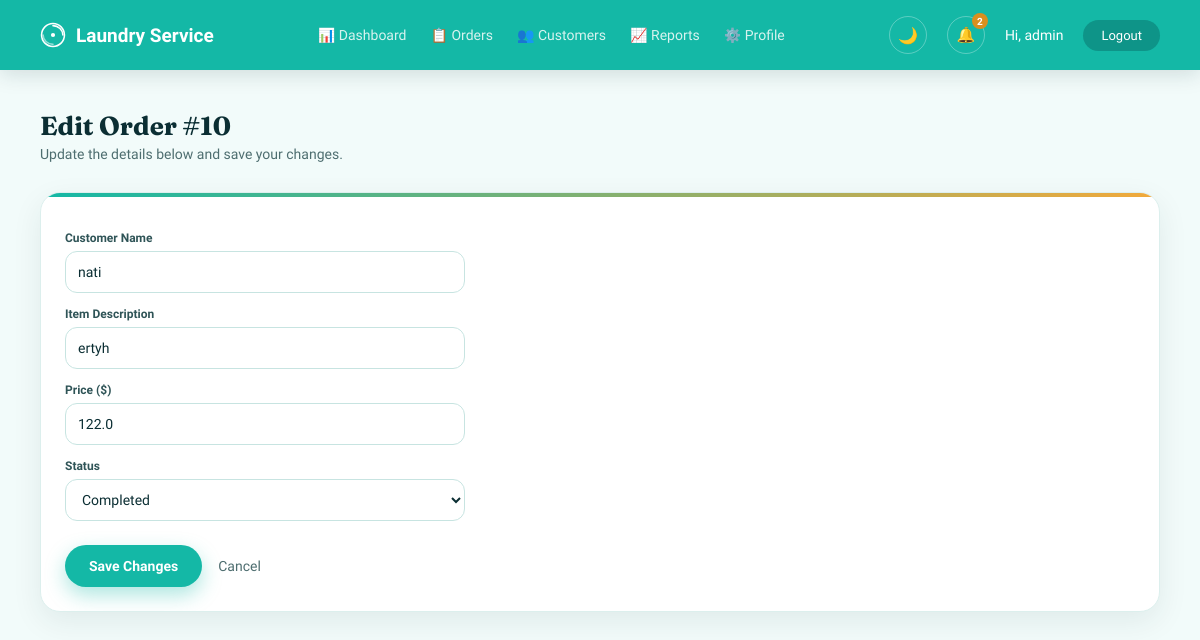
Screenshot of /orders/10/edit (signed in) with the database file from the repository.
### tables this page shows
CREATE TABLE orders (
                id INTEGER PRIMARY KEY AUTOINCREMENT,
                customer_name TEXT NOT NULL,
                item_description TEXT NOT NULL,
                price REAL NOT NULL,
                status TEXT NOT NULL DEFAULT 'Pending',
                created_at TEXT DEFAULT CURRENT_TIMESTAMP
            , service_type TEXT DEFAULT 'Wash & Fold', weight REAL DEFAULT 0, payment_method TEXT DEFAULT 'Cash', pickup_address TEXT, delivery_address TEXT, pickup_date TEXT, delivery_date TEXT, notes TEXT);

### app.py (the view, shortened to what this page needs)
@app.route("/orders/<int:order_id>/edit", methods=["GET", "POST"])
@login_required
def edit_order(order_id):
    with get_db() as conn:
        order = conn.execute("SELECT * FROM orders WHERE id = ?", (order_id,)).fetchone()
    if order is None:
        flash("Order not found.")
        return redirect(url_for("orders"))
    return render_template("edit_order.html", order=order)

### app.py (called while the page is built)
@app.context_processor
def inject_csrf():
    if "csrf_token" not in session:
        session["csrf_token"] = secrets.token_hex(16)
    return {"csrf_token": session.get("csrf_token")}

def login_required(f):
    @wraps(f)
    def decorated_function(*args, **kwargs):
        if "username" not in session:
            flash("Please log in first.")
            return redirect(url_for("login"))
        return f(*args, **kwargs)
    return decorated_function

@app.context_processor
def inject_notifications():
    if "username" not in session:
        return {}
    with get_db() as conn:
        unread_count = conn.execute("SELECT COUNT(*) FROM notifications WHERE is_read = 0").fetchone()[0]
        recent_notifications = conn.execute("SELECT * FROM notifications ORDER BY id DESC LIMIT 5").fetchall()
    return {
        "unread_count": unread_count,
        "recent_notifications": recent_notifications,
    }

### database.py (called while the page is built)
def get_connection():
    conn = sqlite3.connect(DB_NAME)
    conn.row_factory = sqlite3.Row
    return conn

@contextmanager
def get_db():
    conn = get_connection()
    try:
        yield conn
        conn.commit()
    except Exception:
        conn.rollback()
        raise
    finally:
        conn.close()

### templates/edit_order.html (shortened to what this page needs)
{% extends "base.html" %}
{% block extra_styles %}
<link rel="stylesheet" href="{{ url_for('static', filename='dashboard.css') }}">
{% endblock %}
{% block content %}
{% include "_navbar.html" %}
<div class="dashboard-content">
    <h1>Edit Order #{{ order["id"] }}</h1>
    <p class="subtitle">Update the details below and save your changes.</p>
    <div class="order-form-card">
        <form method="POST" action="{{ url_for('edit_order', order_id=order['id']) }}" class="edit-form">
            <label>Customer Name</label>
            <input type="text" name="customer_name" value="{{ order['customer_name'] }}" required>
            <label>Item Description</label>
            <input type="text" name="item_description" value="{{ order['item_description'] }}" required>
            <label>Price ($)</label>
            <input type="number" step="0.01" name="price" value="{{ order['price'] }}" required>
            <label>Status</label>
            <select name="status">
                <option value="Completed" {% if order["status"] == "Completed" %}selected{% endif %}>Completed</option>
            </select>
            <div class="edit-form-buttons">
                <button type="submit">Save Changes</button>
                <a href="{{ url_for('orders') }}" class="cancel-link">Cancel</a>
            </div>
        </form>
    </div>
</div>
{% endblock %}

### static/theme.css (style rules this page uses)
:root { --bg: #F2FBFA; --card-bg: #FFFFFF; --border-color: #DCEFED; --input-bg: #FFFFFF; --input-border: #C7E4E1; --table-header-bg: #EDFAF8; --table-row-border: #E6F5F3; --text-primary: #0B2E33; --text-secondary: #4E6E70; --text-tertiary: #8AA6A5; --label-color: #2F5457; --left-panel-text: #D7F3EF; --primary: #14B8A6; --primary-dark: #0E9488; --primary-darker: #0B2E33; --accent: #F2A93B; --accent-dark: #D98F1E; --status-pending-bg: #FBEACB; --status-pending-text: #93650F; --status-completed-bg: #DCEEE2; --status-completed-text: #276245; --error-bg: #FDEBEA; --error-text: #C0392B; --flash-bg: #E1F7F3; --flash-text: #0E7C70; --dark-btn-bg: #2F5457; --dark-btn-hover: #3E6C6F; --shadow-card: 0 10px 30px rgba(11, 46, 51, 0.08); --shadow-card-hover: 0 16px 36px rgba(11, 46, 51, 0.14); --shadow-button: 0 8px 20px rgba(20, 184, 166, 0.35); --radius-pill: 999px; --radius-card: 20px; --radius-input: 12px; --font-display: 'Fraunces', Georgia, serif; --font-body: 'Work Sans', Arial, sans-serif; --font-mono: 'JetBrains Mono', 'Courier New', monospace; }
body { font-family: var(--font-body); background-color: var(--bg); color: var(--text-primary); transition: background-color 0.3s ease, color 0.3s ease; }
h1, h2, .left-panel h1, .nav-brand, .card h2, .order-form-card h2 { font-family: var(--font-display); }
body, .card, .stat-card, .order-form-card, .table-card, .order-card, .customer-card, input, select, textarea, .navbar, .left-panel, .right-panel, .flash-box, .error-message, .dashboard-content { transition: background-color 0.3s ease, color 0.3s ease, border-color 0.3s ease, box-shadow 0.3s ease; }
.stat-card, .order-form-card, .table-card, .order-card, .customer-card { position: relative; overflow: hidden; border-bottom: 2px dashed var(--border-color); background-color: var(--card-bg); border: 1px solid var(--border-color); border-radius: var(--radius-card); box-shadow: var(--shadow-card); transition: all 0.3s ease; }
.stat-card::before, .order-form-card::before, .table-card::before, .order-card::before, .customer-card::before { content: ""; position: absolute; top: 0; left: 0; right: 0; height: 4px; background: linear-gradient(90deg, var(--primary), var(--accent)); }
body { animation: page-fade-in 0.35s ease both; }
button:not(.theme-toggle):not(.notification-bell) { transition: transform 0.15s ease, box-shadow 0.15s ease, background-color 0.15s ease; }
input, select, textarea { background-color: var(--input-bg); color: var(--text-primary); border: 1px solid var(--input-border); border-radius: var(--radius-input); padding: 10px 14px; font-size: 14px; transition: all 0.3s ease; width: 100%; }
input::placeholder { color: var(--text-tertiary); }
.order-form-card, .table-card, .order-card, .customer-card { animation: card-fade-up 0.5s ease 0.1s both; }

### static/dashboard.css (style rules this page uses)
* { margin: 0; padding: 0; box-sizing: border-box; font-family: var(--font-body); }
body { background-color: var(--bg); color: var(--text-primary); transition: background-color 0.3s ease, color 0.3s ease; }
.dashboard-content { padding: 40px; max-width: 1400px; margin: 0 auto; }
.dashboard-content h1 { font-size: 26px; color: var(--text-primary); margin-bottom: 4px; }
.subtitle { color: var(--text-secondary); font-size: 14px; margin-bottom: 30px; }
.order-form-card { background-color: var(--card-bg); border: 1px solid var(--border-color); border-radius: var(--radius-card); box-shadow: var(--shadow-card); padding: 24px; margin-bottom: 30px; transition: all 0.3s ease; }
.edit-form { display: flex; flex-direction: column; max-width: 400px; }
.edit-form label { font-size: 12px; font-weight: bold; color: var(--label-color); margin-bottom: 6px; margin-top: 14px; }
.edit-form input, .edit-form select { height: 42px; border: 1px solid var(--input-border); border-radius: var(--radius-input); padding: 0 12px; font-size: 14px; background-color: var(--input-bg); color: var(--text-primary); transition: border-color 0.3s ease; }
.edit-form-buttons { display: flex; align-items: center; gap: 16px; margin-top: 24px; }
.edit-form-buttons button { height: 42px; padding: 0 24px; background-color: var(--primary); color: white; border: none; border-radius: var(--radius-pill); box-shadow: var(--shadow-button); font-size: 14px; font-weight: bold; cursor: pointer; transition: all 0.3s ease; }
.cancel-link { font-size: 14px; color: var(--text-secondary); text-decoration: none; transition: color 0.3s ease; }

### rows the page displays
orders: id "10", customer_name "nati", item_description "ertyh", price "122.0", status "Completed"

### other values shown
{{ unread_count }} "2"
{{ session.get('username', '') }} "admin"
